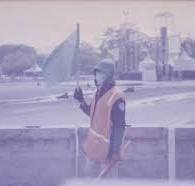
#> input picture Images/washed_out_lec_4.jfif, 195 x 186 px
$ python histogram_operations_lec_4.py
#> lines starting #> are read from the running program, lines starting #| are printed output that depends on the picture
import numpy as np
import cv2
import matplotlib.pyplot as plt

# Read washed-out image.
img_wash = cv2.imread('Images/washed_out_lec_4.jfif')
#> img_wash is the input picture: shape (186, 195, 3); mean B, G, R 187.9, 159.9, 167.1

# Check the shape of the image.
print(f'Image shape is {img_wash.shape}')
#| Image shape is (186, 195, 3)

# Convert to greyscale if necessary.
img_wash_grey = cv2.cvtColor(img_wash, cv2.COLOR_BGR2GRAY)
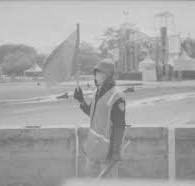
#> img_wash_grey: shape (186, 195); min 89, max 217, mean 165.2

# Check the shape of the greyscale image.
print(f'Greyscaled image shape is {img_wash_grey.shape}')
#| Greyscaled image shape is (186, 195)

# Show washed-out image.
cv2.imshow('Washed-out image', img_wash_grey)
cv2.waitKey(0)

# Plot histogram of the image.
hist = cv2.calcHist([img_wash_grey], [0], None, [256], [0, 256])
#> hist = 256 values, max 1237 at index 200, min 0 at index 0, mean 141.7
# hist = cv2.calcHist([img_wash], [0], None)
plt.plot(hist)
plt.show()
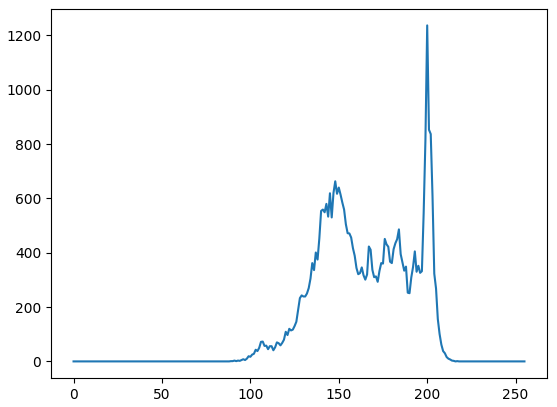
#> figure drawn by matplotlib, 1 panel; curve peaks at x = 200, y = 1237


# Start histogram scaling.

# Set 'High' and 'Low' values based on histogram plot above.
H = 220.0
L = 90.0

# Scale the image.
img_wash_grey_scaled = 255.0/(H-L)*(img_wash_grey-L)
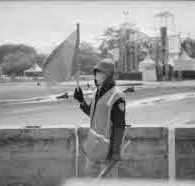
#> img_wash_grey_scaled: shape (186, 195) float64; min -1.96, max 249.1, mean 147.5; drawn with min black and max white
# img_wash_grey_scaled = (2)*(img_wash_grey-L)

# This will truncate the decimal part and clip values outside [0, 255]
img_wash_grey_scaled = img_wash_grey_scaled.astype(np.uint8)


# Check the shape of the scaled image.
print(f'Scaled image shape is {img_wash_grey_scaled.shape}')
#| Scaled image shape is (186, 195)

# Plot histogram of the scaled image.
hist_scaled = cv2.calcHist([img_wash_grey_scaled], [0], None, [256], [0, 256])
#> hist_scaled = 256 values, max 1237 at index 215, min 0 at index 2, mean 141.7
plt.plot(hist_scaled)
plt.show()
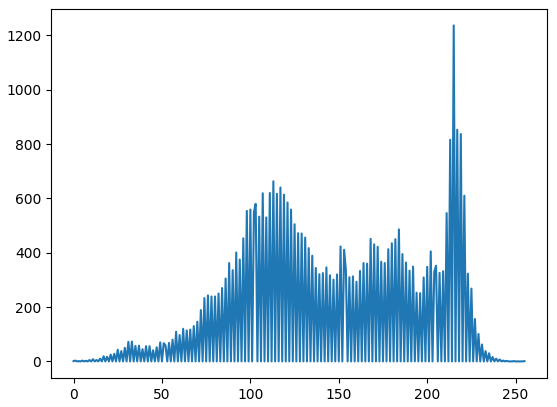
#> figure drawn by matplotlib, 1 panel; curve peaks at x = 215, y = 1237

# Show scaled image.
cv2.imshow('histogram-scaled image', img_wash_grey_scaled)
cv2.waitKey(0)
